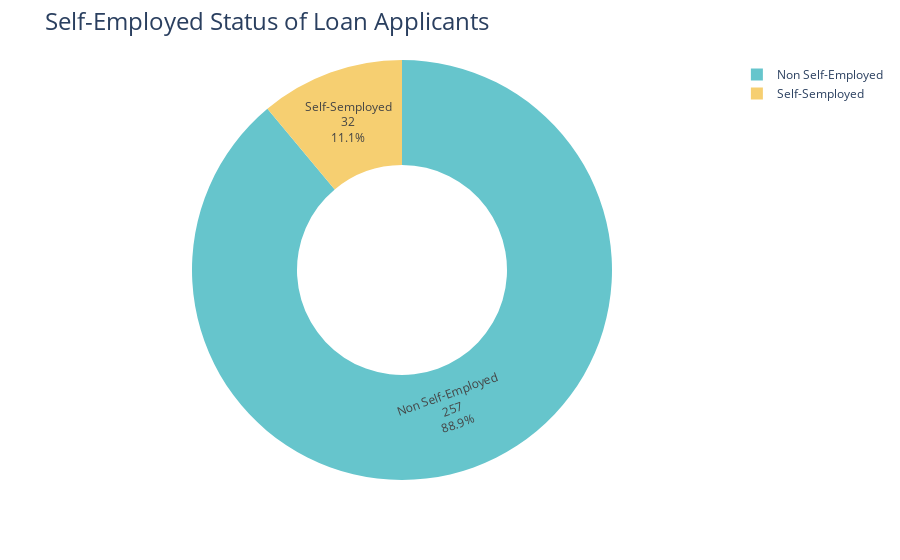

Here is the notebook cell this chart was saved with:
### Code cell
# Create pie chart for self employed status
selfEmployedStatus = test_data.groupby(['Self_Employed']).size()
gradFig = px.pie(selfEmployedStatus,  
                   names=['Non Self-Employed','Self-Semployed'], 
                   values=selfEmployedStatus,
                   hole = .5, 
                   color_discrete_sequence=px.colors.qualitative.Pastel)
gradFig.update_traces( textposition = 'inside', textinfo = 'percent+label+value')
gradFig.update_layout(title_text='Self-Employed Status of Loan Applicants', title_font=dict(size=24))
gradFig.show()

### Figure 1 — Plotly figure (JSON) as saved in the notebook; plotly's stock layout.template omitted (floating-point values rounded to 4 significant figures)
{"data": [{"domain": {"x": [0, 1], "y": [0, 1]}, "hole": 0.5, "hovertemplate": "label=%{label}<br>value=%{value}<extra></extra>", "labels": ["Non Self-Employed", "Self-Semployed"], "legendgroup": "", "name": "", "showlegend": true, "textinfo": "percent+label+value", "textposition": "inside", "type": "pie", "values": [257, 32]}], "layout": {"legend": {"tracegroupgap": 0}, "margin": {"t": 60}, "piecolorway": ["rgb(102, 197, 204)", "rgb(246, 207, 113)", "rgb(248, 156, 116)", "rgb(220, 176, 242)", "rgb(135, 197, 95)", "rgb(158, 185, 243)", "rgb(254, 136, 177)", "rgb(201, 219, 116)", "rgb(139, 224, 164)", "rgb(180, 151, 231)", "rgb(179, 179, 179)"], "title": {"font": {"size": 24}, "text": "Self-Employed Status of Loan Applicants"}}}
